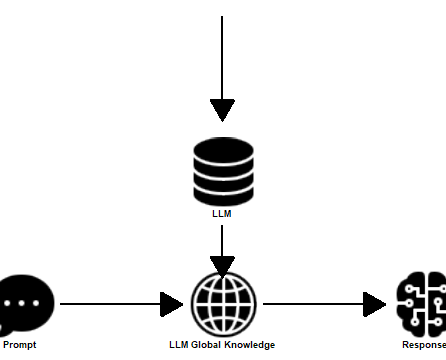

Source code (R):
library(ggplot2)
library(ggimage)
library(cowplot)

# Define positions for each element
data <- data.frame(
  label = c("Prompt", "LLM", "Response", "LLM Global Knowledge"),
  x = c(1, 2, 3, 2),
  y = c(1, 1.5, 1, 1),
  image = c(
    "https://img.icons8.com/ios-filled/50/000000/speech-bubble-with-dots.png",
    "https://img.icons8.com/ios-filled/50/000000/database.png",
    "https://img.icons8.com/ios-filled/50/000000/artificial-intelligence.png",
    #"https://img.icons8.com/ios-filled/50/000000/reply.png",
    "https://img.icons8.com/ios-filled/50/000000/globe.png"
  )
)

# Plot the diagram
p <- ggplot() +
  geom_image(data = data, aes(x = x, y = y, image = image), size = 0.2) +
  geom_text(data = data, aes(x = x, y = y - 0.15, label = label), size = 2.5, fontface = "bold") +
  geom_segment(aes(x = 1.2, xend = 1.8, y = 1, yend = 1), arrow = arrow(type = "closed"), size = 1) +
  geom_segment(aes(x = 2.2, xend = 2.8, y = 1, yend = 1), arrow = arrow(type = "closed"), size = 1) +
  geom_segment(aes(x = 2, xend = 2, y = 2.1, yend = 1.7), arrow = arrow(type = "closed"), size = 1) +
  geom_segment(aes(x = 2, xend = 2, y = 1.3, yend = 1.1), arrow = arrow(type = "closed"), size = 1) +
  theme_void()

# Save the plot
ggsave("llm_flowchart.png", plot = p, width = 6, height = 4, dpi = 300)

# Show the plot
print(p)
